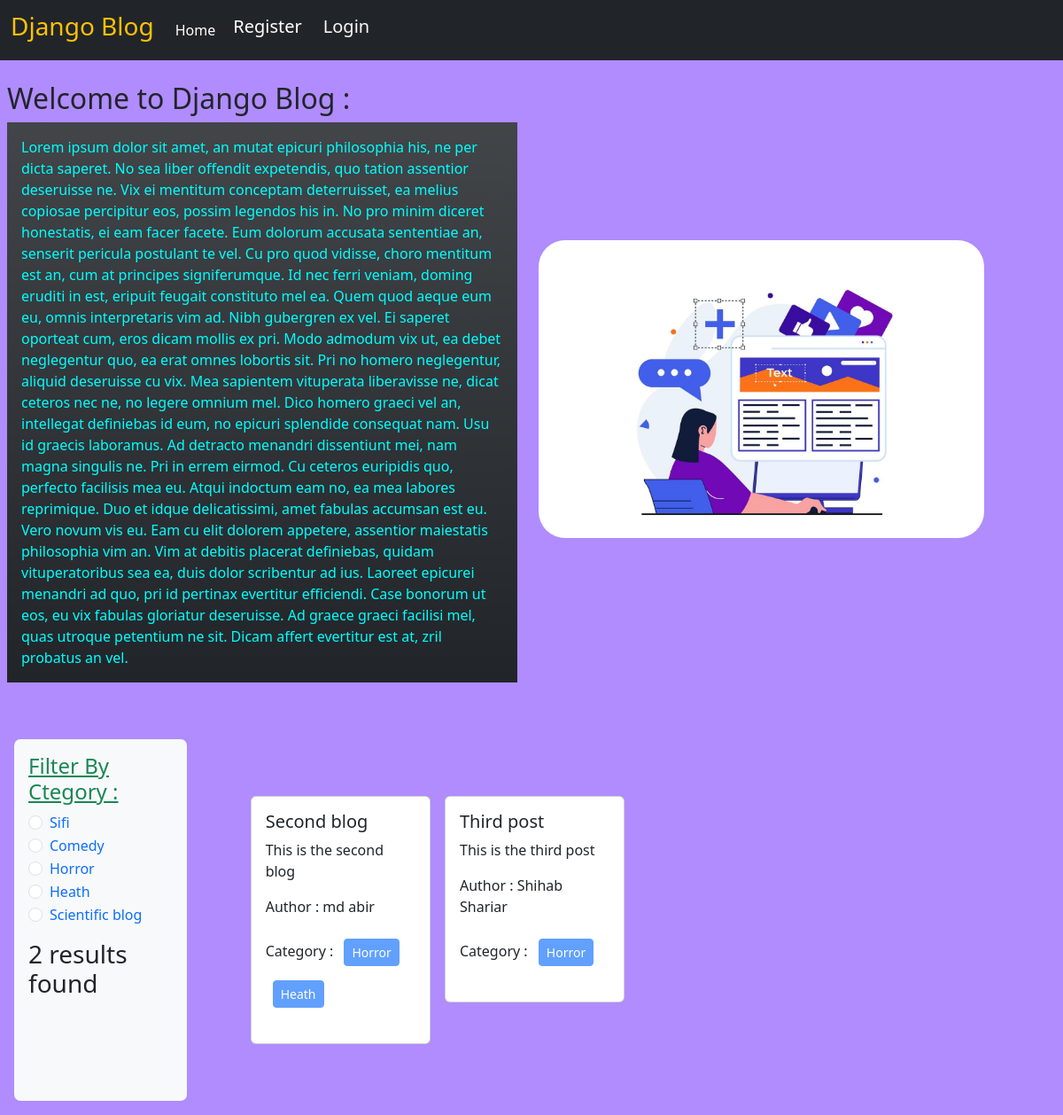
The page /category/horror/ on the database its author committed.
### categories/models.py (models this page shows, shortened)
class Category(models.Model):
    name = models.CharField(max_length=100)
    slug = models.SlugField(max_length=100 , null=True, blank=True , unique=True)

### posts/models.py (models this page shows, shortened)
class Post(models.Model):
    title = models.CharField(max_length=50)
    content = models.TextField()
    category = models.ManyToManyField(Category)
    author = models.ForeignKey(User, on_delete= models.CASCADE)

### blog_project/views.py (the view)
# urls.py: 2. Add a URL to urlpatterns:  path('', views.home, name='home')
def home(request, category_slug = None):
    data = Post.objects.all()
    if category_slug is not None :
        category = Category.objects.get(slug = category_slug)
        data = Post.objects.filter(category = category)
    categories = Category.objects.all()
    return render(request, 'home.html', {'data': data , 'category':categories})

### templates/home.html (shortened to what this page needs)
{% extends "base.html" %}
{% load static%}
{% block content%}
<div class="justify-content-center align-items-center mt-2 p-2 d-flex">
    <div class="col-6 mx-2 p-2"><h2>Welcome to Django Blog :</h2>
        <p class="bg-dark bg-gradient p-3 " style="color: cyan">Lorem ipsum dolor sit amet, an mutat epicuri philosophia his, ne per dicta saperet. No sea liber offendit expetendis, quo tation assentior deseruisse ne. Vix ei mentitum conceptam deterruisset, ea melius copiosae percipitur eos, possim legendos his in. No pro minim diceret honestatis, ei eam facer facete.
            Eum dolorum accusata sententiae an, senserit pericula postulant te vel. Cu pro quod vidisse, choro mentitum est an, cum at principes signiferumque. Id nec ferri veniam, doming eruditi in est, eripuit feugait constituto mel ea. Quem quod aeque eum eu, omnis interpretaris vim ad. Nibh gubergren ex vel.
            Ei saperet oporteat cum, eros dicam mollis ex pri. Modo admodum vix ut, ea debet neglegentur quo, ea erat omnes lobortis sit. Pri no homero neglegentur, aliquid deseruisse cu vix. Mea sapientem vituperata liberavisse ne, dicat ceteros nec ne, no legere omnium mel. Dico homero graeci vel an, intellegat definiebas id eum, no epicuri splendide consequat nam. Usu id graecis laboramus.
            Ad detracto menandri dissentiunt mei, nam magna singulis ne. Pri in errem eirmod. Cu ceteros euripidis quo, perfecto facilisis mea eu. Atqui indoctum eam no, ea mea labores reprimique. Duo et idque delicatissimi, amet fabulas accumsan est eu. Vero novum vis eu.
            Eam cu elit dolorem appetere, assentior maiestatis philosophia vim an. Vim at debitis placerat definiebas, quidam vituperatoribus sea ea, duis dolor scribentur ad ius. Laoreet epicurei menandri ad quo, pri id pertinax evertitur efficiendi. Case bonorum ut eos, eu vix fabulas gloriatur deseruisse. Ad graece graeci facilisi mel, quas utroque petentium ne sit. Dicam affert evertitur est at, zril probatus an vel.</p>
    </div>
    <div class="col-6 mx-2 ">
        <img src="./static/blog_image.jpg" style="width:85%; border-radius:30px;" alt="blog_image"/>
    </div>
</div>
<div class="d-flex p-3 mt-3">
    <div class="col-2 bg-light p-3" style="border-radius: 7px;">
        <h4 class="text-success mb-2"><u>Filter By Ctegory : </u></h4>
        {%for c in category.all%}
        <div class="form-check">
            <input class="form-check-input" type="radio" name="category" id="{{c.id}}">
            <label class="form-check-label" for="{{c.id}}">
             <a href="{% url 'category_filter' c.slug %}" style="text-decoration : none;"> {{c.name}} </a>
            </label>
        </div>
        {%endfor%}
        <h3 class="mt-3">{{ data | length }} results found </h3>
    </div>
        <div class="col-10 d-flex flex-wrap p-5 m-3">
            {% for post in data%}
                <div class="col-sm-3">
                    <div class="card mx-2">
                        <div class="card-body">
                            <h5 class="card-title">{{post.title}}</h5>
                            <p class="card-text">{{post.content}}</p>
                            <p> Author : {{post.author.first_name}} {{post.author.last_name}}</p>
                            <p>
                                Category :
                                {%for i in post.category.all%}
                                <button class="btn btn-primary btn-sm m-2" disabled >{{i.name}} </button>
                                {%endfor%}
                            </p>
                        </div>
                    </div>
                </div>
            {%endfor%}
        </div>
</div>
{%endblock%}

### rows shown on the page
Category: name "Sifi"
Category: name "Comedy"
Category: name "Horror"
Category: name "Heath"
Category: name "Scientific blog"
Post: title "Second blog", content "This is the second blog", author.first_name "md", author.last_name "abir"
Post: title "Third post", content "This is the third post", author.first_name "Shihab", author.last_name "Shariar"

### other values the page prints
{{ data | length }} "2"
